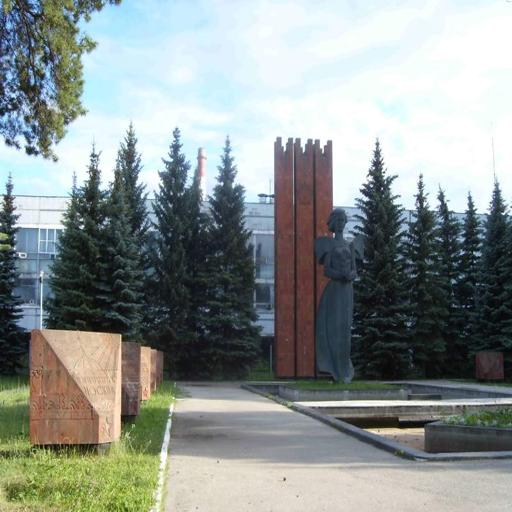
%> input picture lesson3/dd73_512.jpg, 512 x 512 px
$ octave main.m   (GNU Octave 9; MATLAB toolbox functions it lacks are replaced by stand-ins)
%> lines starting %> are read from the running program, lines starting %| are printed output that depends on the picture; in (x1, y1, x2, y2) boxes, pixels count from 0 and x2, y2 are one past the last pixel; in counts of white or black regions, pixels touching at a corner belong together; the program's own positions count from 1
### lesson3/edge_threshold.m
function result = edge_threshold(img, threshold, type)

    img = double(img);

    if strcmp(type,'LoG')
        result = LoG(img, threshold);
    elseif strcmp(type,'RobCross')
        result = RobCross(img, threshold);
    else
        error('Unknown type.');
    end

end

function img_edge = LoG(img, threshold)
    LoG5 = [0  0 -1  0  0;
            0 -1 -2 -1  0;
           -1 -2 16 -2 -1;
            0 -1 -2 -1  0;
            0  0 -1  0  0];

    img_edge = conv2(img, LoG5);
    img_edge (img_edge <= threshold) = 0;
    img_edge (img_edge > threshold) = 1;
    img_edge = logical(img_edge(3:514,3:514));
end

function img_edge = RobCross(img, threshold)
    Robertsx = [1, 0;
                0,-1];
    Robertsy = [0,-1;
                1, 0];

    img_edge = conv2(img, Robertsx) + conv2(img, Robertsy);
    img_edge (img_edge <= threshold) = 0;
    img_edge (img_edge > threshold) = 1;
    img_edge = logical(img_edge(2:513,2:513));
end

### lesson3/PrecRec.m
function [Prec Rec] = PrecRec(orig, test)

TP = sum(orig(:) & test(:));
T = sum(orig(:));

TN = sum(~orig(:) & ~test(:));

Prec = TP / (TP + TN);

Rec = TP / T;

end

### lesson3/main.m
close all; clear all; clc;

img_gray = rgb2gray(imread('dd73_512.jpg'));
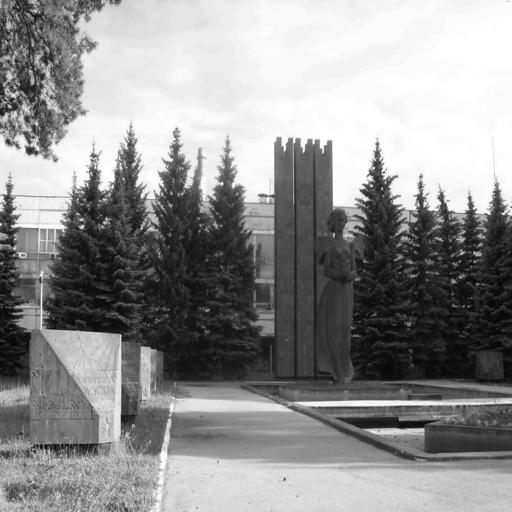
%> img_gray: size 512x512 uint8; min 1, max 255, mean 145.2
img_edge_men = imread('dd73_512_edge.bmp');
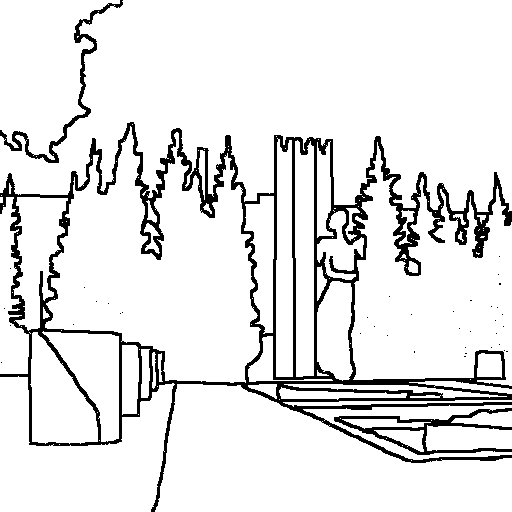
%> input picture lesson3/dd73_512_edge.bmp, 512 x 512 px
%> img_edge_men: size 512x512 logical; 89.7% white; 40 black regions (37 under 20 px), largest, box (x1, y1, x2, y2) and area: (0, 122, 512, 512) 23728, (334, 408, 512, 455) 1766, (0, 0, 123, 163) 1375

PrecV = [];
RecV = [];

figure(1); hold on; grid on;
title('Recall / Precision');
xlabel('Precision'); ylabel('Recall');
for th = 0:10:100
    img_edge = edge_threshold(img_gray, th, 'RobCross');
    [Prec, Rec] = PrecRec(img_edge_men, img_edge);
    PrecV = [PrecV, Prec];
    RecV = [RecV, Rec];
    plot(Prec, Rec, '*r');
    if th == 100
        figure(2); imshow(img_edge);
        figure(1); plot(Prec, Rec, 'og');
        plot(PrecV, RecV, 'r');
    end
end
%> this loop made 11 passes
%> (TP in PrecRec, TN in PrecRec, Prec, Rec, PrecV, RecV) on passes 1 to 5: (94542, 13577, 0.874, 0.402, 0.874, 0.402), (31832, 18574, 0.632, 0.135, [0.874 0.632], [0.402 0.135]), (17856, 20896, 0.461, 0.0759, [0.874 0.632 0.461], [0.402 0.135 0.0759]), (11376, 22383, 0.337, 0.0484, [0.874 0.632 0.461 0.337], [0.402 0.135 0.0759 0.0484]), (7724, 23512, 0.247, 0.0328, [0.874 0.632 0.461 0.337 0.247], [0.402 0.135 0.0759 0.0484 0.0328])
%> (TP in PrecRec, TN in PrecRec, Prec, Rec) on passes 10 to 11: (1426, 25915, 0.0522, 0.00606), (1068, 26157, 0.0392, 0.00454)
%> pass 1, in RobCross, `img_edge = logical(img_edge(2:513,2:513));`:
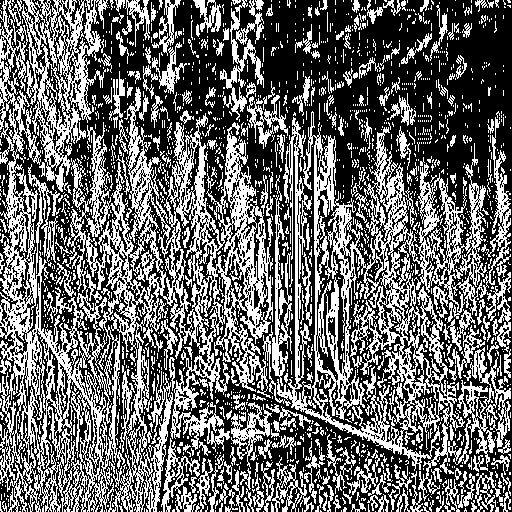
%> img_edge: size 512x512 logical; 41.2% white in thin lines or dots

PrecV = [];
RecV = [];

figure(1);
for th = 0:10:100
    img_edge = edge_threshold(img_gray, th, 'LoG');
    [Prec, Rec] = PrecRec(img_edge_men, img_edge);
    PrecV = [PrecV, Prec];
    RecV = [RecV, Rec];
    plot(Prec, Rec, '*b');
        if th == 100
            figure(3); imshow(img_edge);
            figure(1); plot(Prec, Rec, 'og');
            plot(PrecV, RecV, 'b');
    end
end
%> this loop made 11 passes
%> (TP in PrecRec, TN in PrecRec, Prec, Rec, PrecV, RecV) on passes 1 to 4: (111477, 14224, 0.887, 0.474, 0.887, 0.474), (77460, 14786, 0.84, 0.329, [0.887 0.84], [0.474 0.329]), (63319, 15349, 0.805, 0.269, [0.887 0.84 0.805], [0.474 0.329 0.269]), (54782, 15892, 0.775, 0.233, [0.887 0.84 0.805 0.775], [0.474 0.329 0.269 0.233])
%> (TP in PrecRec, TN in PrecRec, Prec, Rec, PrecV) on pass 10: (29189, 18631, 0.61, 0.124, [0.887 0.84 0.805 0.775 0.746 0.719 0.692 0.663 0.636 0.61])
%> pass 1, in LoG, `img_edge = logical(img_edge(3:514,3:514));`:
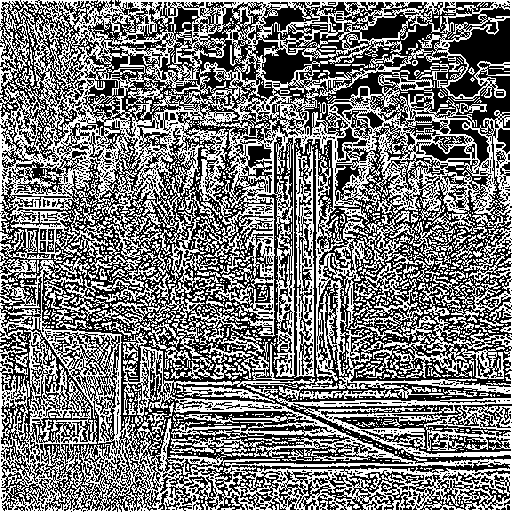
%> img_edge: size 512x512 logical; 47.4% white in thin lines or dots
%> pass 2, in LoG (call 2), `img_edge = logical(img_edge(3:514,3:514));`:
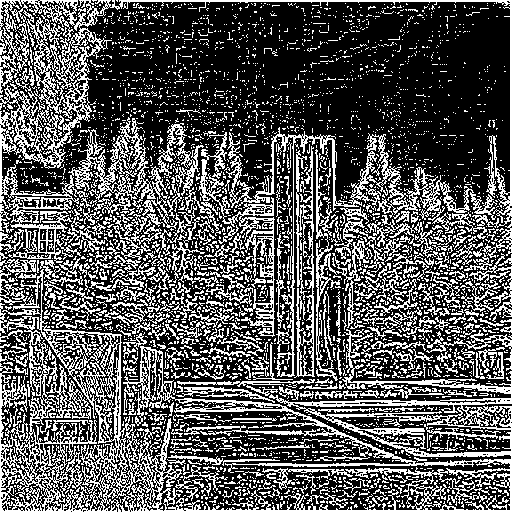
%> img_edge: size 512x512 logical; 34.2% white in thin lines or dots
%> pass 3, in LoG (call 3), `img_edge = logical(img_edge(3:514,3:514));`:
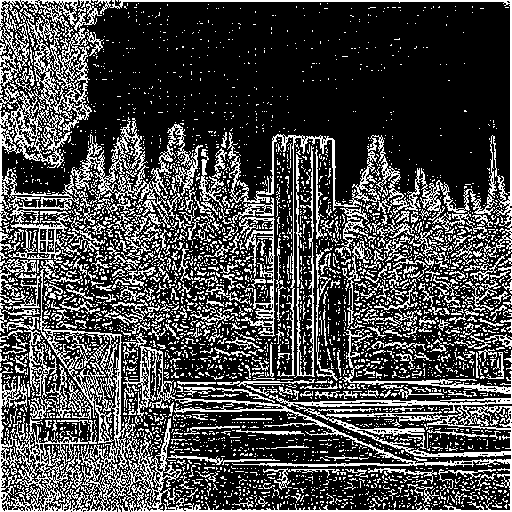
%> img_edge: size 512x512 logical; 28.6% white in thin lines or dots
%> after the loop:
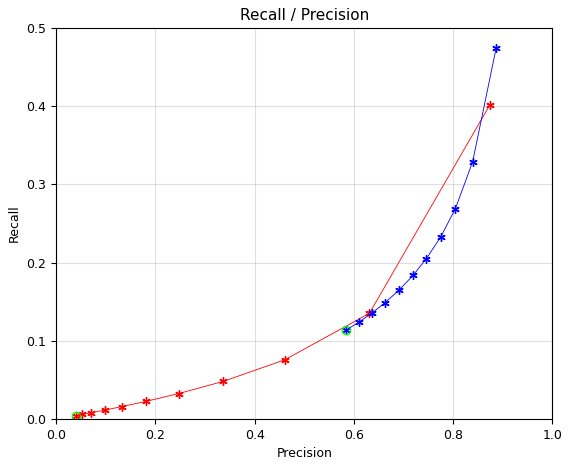
%> figure redrawn from the program's plot data
